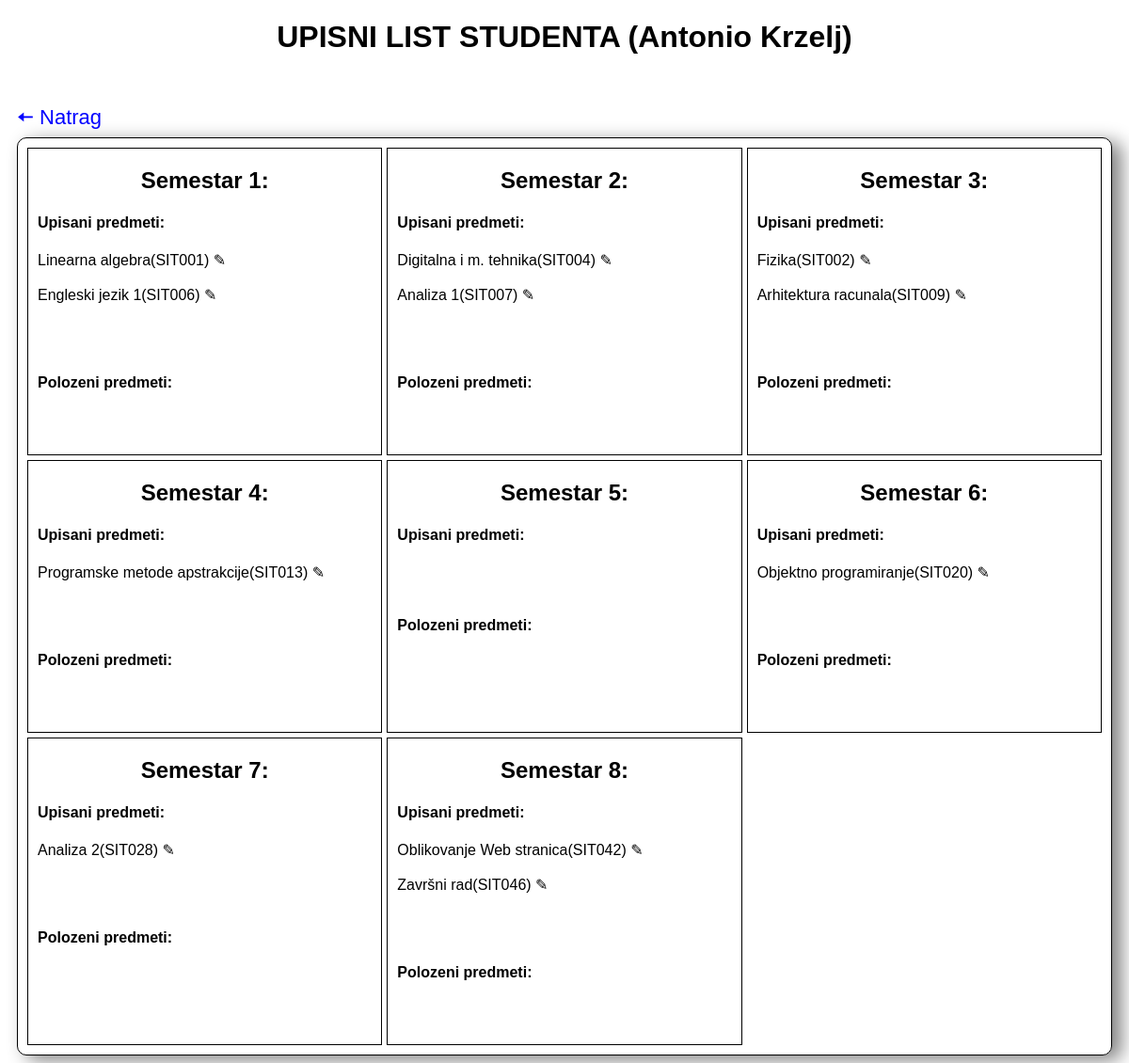
Screenshot of /upis_predmeta_izvan_admin/27 (signed in) with the database file from the repository.
### app/models.py (models this page shows, shortened)
class Predmeti(models.Model):
  IZBORNI = (('da', 'DA'), ('ne', 'NE'))
  ime = models.CharField(max_length=30)
  kod = models.CharField(max_length=30)
  program = models.TextField()
  bodovi = models.IntegerField()
  sem_redovni = models.IntegerField()
  sem_izvanredni = models.IntegerField()
  izborni = models.CharField(max_length=30, choices=IZBORNI)

class UpisniList(models.Model):
  student = models.ForeignKey(User, on_delete=models.CASCADE, blank = True)
  predmet = models.ForeignKey(Predmeti, on_delete=models.CASCADE, blank = True)
  status = models.CharField(max_length=30)

### app/decorators.py (the view)
    def wrap(*args, **kwargs):
        print(args[0].user)
        print(args[0].user.role.role)
        if args[0].user.role.role == 'admin':
            return function(*args, **kwargs)
        else:
          return redirect('login_user')

### app/templates/upis_predmeta_izvan_admin.html (shortened to what this page needs)
{% extends 'base.html' %}
{% block upis_predmeta_izvan_admin %}
<h1>UPISNI LIST STUDENTA ({{student.first_name}} {{student.last_name}})</h1>
<a class="link_uredi4" href="{%url 'izvanredni_studenti' %}">&#129060; Natrag</a>
<div class="upisni_list">
  <div class="red-sem">
    <h2>Semestar 1:</h2>
    <h4>Upisani predmeti:</h4>
    {%for upisan in predmeti%}
      {%for predmet in list_u%}
        {%if upisan.id == predmet.predmet_id and upisan.sem_izvanredni == 1 %}
          {{upisan.ime}}({{upisan.kod}}) &#9998;<br><br>
        {%endif%}
      {%endfor%}
    {%endfor%}
    <br><br>
    <h4>Polozeni predmeti:</h4>
    <br><br>
  </div>
  <div class="red-sem">
    <h2>Semestar 2:</h2>
    <h4>Upisani predmeti:</h4>
    {%for upisan in predmeti%}
      {%for predmet in list_u%}
        {%if upisan.id == predmet.predmet_id and upisan.sem_izvanredni == 2 %}
          {{upisan.ime}}({{upisan.kod}}) &#9998;<br><br>
        {%endif%}
      {%endfor%}
    {%endfor%}
    <br><br>
    <h4>Polozeni predmeti:</h4>
    <br><br>
  </div>
  <div class="red-sem">
    <h2>Semestar 3:</h2>
    <h4>Upisani predmeti:</h4>
    {%for upisan in predmeti%}
      {%for predmet in list_u%}
        {%if upisan.id == predmet.predmet_id and upisan.sem_izvanredni == 3 %}
          {{upisan.ime}}({{upisan.kod}}) &#9998;<br><br>
        {%endif%}
      {%endfor%}
    {%endfor%}
    <br><br>
    <h4>Polozeni predmeti:</h4>
    <br><br>
  </div>
  <div class="red-sem">
    <h2>Semestar 4:</h2>
    <h4>Upisani predmeti:</h4>
    {%for upisan in predmeti%}
      {%for predmet in list_u%}
        {%if upisan.id == predmet.predmet_id and upisan.sem_izvanredni == 4 %}
          {{upisan.ime}}({{upisan.kod}}) &#9998;<br><br>
        {%endif%}
      {%endfor%}
    {%endfor%}
    <br><br>
    <h4>Polozeni predmeti:</h4>
    <br><br>
  </div>
  <div class="red-sem">
    <h2>Semestar 5:</h2>
    <h4>Upisani predmeti:</h4>
    <br><br>
    <h4>Polozeni predmeti:</h4>
    <br><br>
  </div>
  <div class="red-sem">
    <h2>Semestar 6:</h2>
    <h4>Upisani predmeti:</h4>
    {%for upisan in predmeti%}
      {%for predmet in list_u%}
        {%if upisan.id == predmet.predmet_id and upisan.sem_izvanredni == 6 %}
          {{upisan.ime}}({{upisan.kod}}) &#9998;<br><br>
        {%endif%}
      {%endfor%}
    {%endfor%}
    <br><br>
    <h4>Polozeni predmeti:</h4>
    <br><br>
  </div>
  <div class="red-sem">
    <h2>Semestar 7:</h2>
    <h4>Upisani predmeti:</h4>
    {%for upisan in predmeti%}
      {%for predmet in list_u%}
        {%if upisan.id == predmet.predmet_id and upisan.sem_izvanredni == 7 %}
          {{upisan.ime}}({{upisan.kod}}) &#9998;<br><br>
        {%endif%}
      {%endfor%}
    {%endfor%}
    <br><br>
    <h4>Polozeni predmeti:</h4>
    <br><br>
  </div>
  <div class="red-sem">
    <h2>Semestar 8:</h2>
    <h4>Upisani predmeti:</h4>
    {%for upisan in predmeti%}
      {%for predmet in list_u%}
        {%if upisan.id == predmet.predmet_id and upisan.sem_izvanredni == 8 %}
          {{upisan.ime}}({{upisan.kod}}) &#9998;<br><br>
        {%endif%}
      {%endfor%}
    {%endfor%}
    <br><br>
    <h4>Polozeni predmeti:</h4>
    <br><br>
  </div>
</div>
{% endblock %}

### app/templates/base.html (shortened to what this page needs)
<!DOCTYPE html>
<html lang="en">
<head>
</head>
<body>
    {% block upis_predmeta_izvan_admin %}
    {% endblock %}
</body>
</html>

### app/templates/base.html (style rules this page uses)
* { box-sizing: border-box; font-family: sans-serif; }
h1 { text-align: center; margin-bottom: 50px; }
a { text-decoration: none; color:blue; margin-left:10px; }
.upisni_list { display: grid; grid-template-columns: 1fr 1fr 1fr; border: 1px solid black; border-radius: 10px; padding:10px; gap:5px; box-shadow: 10px 5px 20px grey; margin: 0 10px 0 10px; }
.red-sem { border:1px solid black; padding: 0 10px 10px 10px; }
h2 { text-align: center; }
.link_uredi4 { font-size: 22px; }

### rows the page displays
Predmeti: ime "Linearna algebra", kod "SIT001"
Predmeti: ime "Engleski jezik 1", kod "SIT006"
Predmeti: ime "Digitalna i m. tehnika", kod "SIT004"
Predmeti: ime "Analiza 1", kod "SIT007"
Predmeti: ime "Fizika", kod "SIT002"
Predmeti: ime "Arhitektura racunala", kod "SIT009"
Predmeti: ime "Programske metode apstrakcije", kod "SIT013"
Predmeti: ime "Objektno programiranje", kod "SIT020"
Predmeti: ime "Analiza 2", kod "SIT028"
Predmeti: ime "Oblikovanje Web stranica", kod "SIT042"
Predmeti: ime "Završni rad", kod "SIT046"

### other values shown
{{ student.first_name }} "Antonio"
{{ student.last_name }} "Krzelj"
